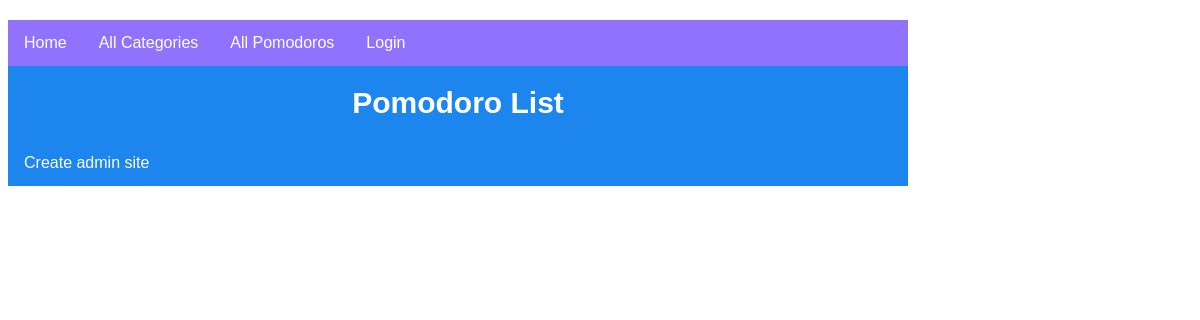
The app's page /timer/pomodoros/, older data.
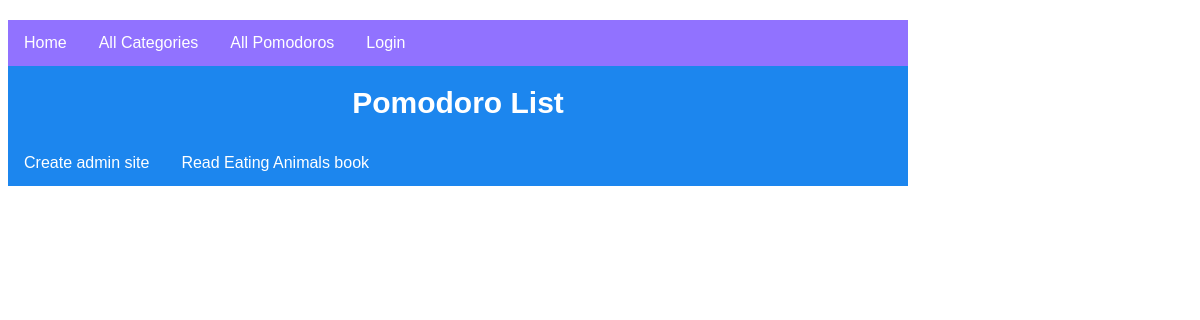
The same page, newer data.
### timer/models.py (models this page shows, shortened)
class Pomodoro(models.Model):
    task_name = models.TextField(blank=False, help_text='Enter task name for pomodoro')
    id = models.UUIDField(primary_key=True, default=uuid.uuid4, unique=True, help_text='Unique ID for this particular pomodoro across whole library')
    categoryID = models.ForeignKey('Category', on_delete=models.SET_NULL, null=True, default="Uncategorized")
    doer = models.ForeignKey(User, on_delete=models.SET_NULL, null=True, blank=True)
    day_of_week = models.CharField(max_length=10, help_text='Day of week (i.e. Monday-Sunday)')
    time_of_day = models.DateTimeField(help_text='XX:XX AM or PM')
    minutes = models.IntegerField(default=25)
    def get_absolute_url(self):
        return reverse('pomodoro-detail', args=[str(self.id)])

### timer/views.py (the view)
# urls.py: path('pomodoros/', views.PomodoroListView.as_view(), name='pomodoro'),
class PomodoroListView(generic.ListView):
    model = Pomodoro
    context_object_name = 'pomodoro_list'
    template_name = 'pomodoro/pomodoro_list.html'

### timer/templates/timer/pomodoro_list.html
{% extends "base_generic.html" %}
{% block content %}
  <h1>Pomodoro List</h1>
  {% if pomodoro_list %}
  <ul>
    {% for pomodoro in pomodoro_list %}
      <li>
       <a href="{{ pomodoro.get_absolute_url }}">{{ pomodoro.task_name }}</a>
      </li>
    {% endfor %}
  </ul>
  {% else %}
    <p>There are no pomodoros yet.</p>
  {% endif %}
{% endblock %}

### timer/templates/base_generic.html (shortened to what this page needs)
<!DOCTYPE html>
<html lang="en">
	<head>
		{% load static %}
		{% load static %}
		<link rel="stylesheet" href="{% static 'css/styles.css' %}">
	</head>
	<main>
	<body>
	  <div class="container-fluid">
	    <div class="row">
	      <div class="col-sm-2">
			{% block sidebar %}
	  		  <ul class="sidebar-nav">
	    		<li><a href="{% url 'index' %}">Home</a></li>
				<li><a href="{% url 'category' %}">All Categories</a></li>
				<li><a href="{% url 'pomodoro' %}">All Pomodoros</a></li>
			  {% if user.is_authenticated %}
			  	<li><a href="{% url 'my-pomodoros' %}">{{ user.get_username }}'s pomodoros</a></li>
			  	<li><a href="{% url 'logout' %}?next={{ request.path }}">Logout</a></li>
			  {% else %}
			  	<li><a href="{% url 'login' %}?next={{ request.path }}">Login</a></li>
			  {% endif %}
	  		  </ul>
			{% endblock %}
		  </div>
		<div class="col-sm-10">{% block content %}{% endblock %}</div>
	  </div>
	</div>
	{% load static %}
  </body>
  </main>
</html>

### timer/static/css/styles.css (style rules this page uses)
h1 { font-size: 30px; }
main { font-family: sans-serif; color: white; background: #1C86EE; max-width: 900px; text-align: center; }
ul { list-style-type: none; margin: 0; padding: 0; overflow: hidden; }
li { float: left; }
li a { display: block; color: white; text-align: center; padding: 14px 16px; text-decoration: none; }
.sidebar-nav { margin-top: 20px; padding: 0; list-style: none; background-color: #9172ff; }

Row changes from the older to the newer data that the page shows:
added Pomodoro: task_name "Read Eating Animals book"
